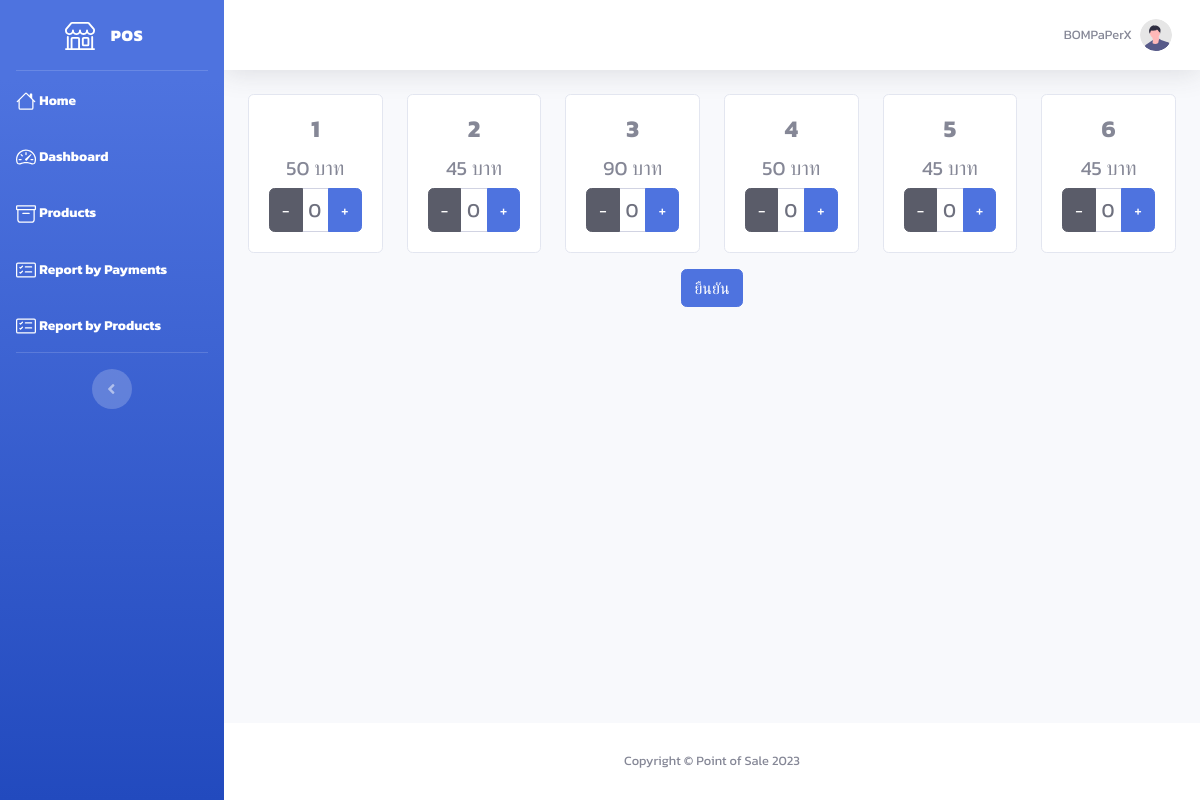
Before: /index.php (signed in) with the older database file.
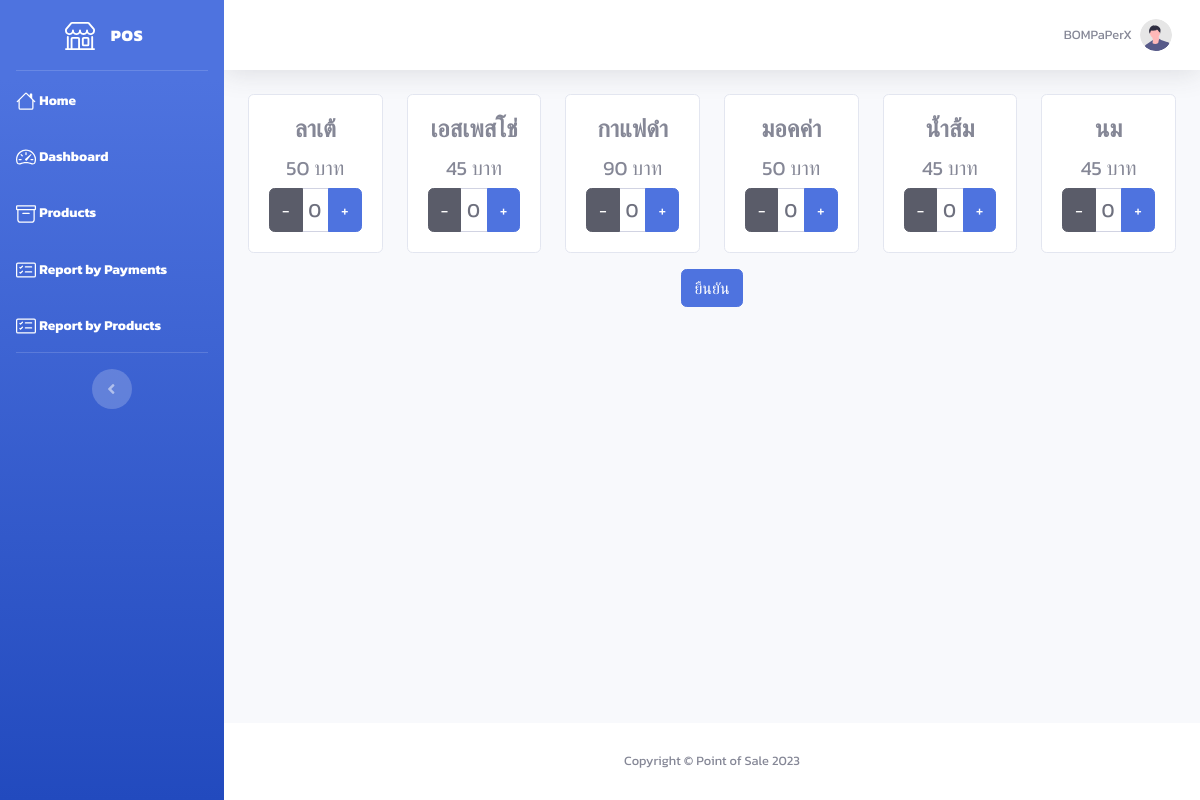
After: the same page with the newer database file.
### tables this page shows
CREATE TABLE `user` (
  `user_id` int(10) NOT NULL,
  `email` varchar(255) NOT NULL,
  `password` varchar(255) NOT NULL,
  `status` tinyint(1) NOT NULL COMMENT '0=disable\r\n1=enable',
  `firstname` varchar(255) NOT NULL,
  `lastname` varchar(255) NOT NULL,
  `store` varchar(255) NOT NULL,
  `description` text NOT NULL,
  `img_path` text NOT NULL
);

CREATE TABLE `product` (
  `product_id` int(10) NOT NULL,
  `type_id` int(10) NOT NULL,
  `user_id` int(10) NOT NULL,
  `name` varchar(255) NOT NULL,
  `description` text NOT NULL,
  `price` int(10) NOT NULL,
  `discount` int(10) NOT NULL
);

### index.php (the view, shortened to what this page needs)
<!DOCTYPE html>
<html lang="en">
<?php
require 'include/connect.php';
include 'include/header.php';
$user_id = $_SESSION['user_id'];
$product_data = $connect->prepare("SELECT * FROM product INNER JOIN type ON product.type_id = type.type_id WHERE user_id = '$user_id'");
$product_data->execute();
$row_product = $product_data->fetchAll(PDO::FETCH_ASSOC);
?>
<body id="page-top">
    <div id="wrapper">
        <?php include 'include/sidebar.php'; ?>
        <div id="content-wrapper" class="d-flex flex-column">
            <div id="content">
                <?php include 'include/topbar.php'; ?>
                <div class="container-fluid">
                    <form id="insert_record_form">
                        <div class="row">
                            <?php
                            $i = 0;
                            foreach ($row_product as $row) {
                            ?>
                                <div class="col-sm-6 col-md-4 col-lg-3 col-xl-2 text-center mb-3">
                                    <div class="card">
                                        <div class="card-body">
                                            <h4 class="card-title font-weight-bold"><?= $row['name'] ?></h4>
                                            <h5 class="card-text"><?= $row['price'] - $row['discount'] ?> บาท</h5>
                                            <div class="input-group">
                                                <div class="input-group-prepend">
                                                    <button type="button" class="btn btn-dark" onclick="decreaseQuantity<?= $i += 1 ?>()">-</button>
                                                </div>
                                                <input type="number" name="quantity<?= $i ?>" id="quantity<?= $i ?>" value="0" class="form-control" style="padding: 0px; font-size: 20px; text-align: center;">
                                                <div class="input-group-append">
                                                    <button type="button" class="btn btn-primary" onclick="increaseQuantity<?= $i ?>()">+</button>
                                                </div>
                                            </div>
                                        </div>
                                    </div>
                                </div>
                            <?php
                            }
                            ?>
                        </div>
                        <?php
                        if ($product_data->rowCount() > 0) {
                        ?>
                            <div class="d-flex justify-content-center align-items-center">
                                <button type="submit" class="btn btn-primary">ยืนยัน</button>
                            </div>
                        <?php
                        }
                        ?>
                    </form>
                </div>
            </div>
            <?php include 'include/footer.php'; ?>
        </div>
    </div>
</body>
</html>

### include/header.php (shortened to what this page needs)
<head>
    <link href="vendor/fontawesome-free/css/all.min.css" rel="stylesheet" type="text/css">
    <link href="css/sb-admin-2.min.css" rel="stylesheet">
    <link href="vendor/datatables/dataTables.bootstrap4.min.css" rel="stylesheet">
    <link rel="stylesheet" href="https://cdn.jsdelivr.net/npm/sweetalert2@11/dist/sweetalert2.min.css">
</head>

### include/sidebar.php (shortened to what this page needs)
<ul class="navbar-nav bg-gradient-primary sidebar sidebar-dark accordion" id="accordionSidebar">
    <a class="sidebar-brand d-flex align-items-center justify-content-center" href="index.php">
        <div class="sidebar-brand-icon">
        </div>
        <div class="sidebar-brand-text mx-3">POS</sup></div>
    </a>
    <hr class="sidebar-divider my-0">
    <li class="nav-item active">
        <a class="nav-link" href="index.php">
            <span>Home</span>
        </a>
    </li>
    <li class="nav-item active">
        <a class="nav-link" href="dashboard.php">
            <span>Dashboard</span>
        </a>
    </li>
    <li class="nav-item active">
        <a class="nav-link" href="product.php">
            <span>Products</span>
        </a>
    </li>
    <li class="nav-item active">
        <a class="nav-link" href="report_payment.php">
            <span>Report by Payments</span>
        </a>
    </li>
    <li class="nav-item active">
        <a class="nav-link" href="report_product.php">
            <span>Report by Products</span>
        </a>
    </li>
    <hr class="sidebar-divider">
    <div class="text-center d-none d-md-inline">
        <button class="rounded-circle border-0" id="sidebarToggle"></button>
    </div>
</ul>

### include/topbar.php (shortened to what this page needs)
<?php
if (isset($_SESSION['user_id'])) {
    $user_id = $_SESSION['user_id'];
    $profile = $connect->prepare("SELECT * FROM user WHERE user_id = :user_id");
    $profile->bindParam(":user_id", $user_id);
    $profile->execute();
    $row_profile = $profile->fetch(PDO::FETCH_ASSOC);
} else {
    $admin_id = $_SESSION['admin_id'];
    $profile = $connect->prepare("SELECT * FROM admin WHERE admin_id = :admin_id");
    $profile->bindParam(":admin_id", $admin_id);
    $profile->execute();
    $row_profile = $profile->fetch(PDO::FETCH_ASSOC);
}
?>
<nav class="navbar navbar-expand navbar-light bg-white topbar mb-4 static-top shadow">
    <ul class="navbar-nav ml-auto">
        <li class="nav-item dropdown no-arrow">
            <a class="nav-link dropdown-toggle" href="#" id="userDropdown" role="button" data-toggle="dropdown" aria-haspopup="true" aria-expanded="false">
                <span class="mr-2 d-none d-lg-inline text-gray-600 small"><?= isset($_SESSION['user_id']) ? $row_profile['store'] : $row_profile['firstname'] . ' ' . $row_profile['lastname'] ?></span>
                <img class="img-profile rounded-circle" src="../img/undraw_profile.svg">
            </a>
        </li>
    </ul>
</nav>

### include/footer.php
<footer class="sticky-footer bg-white">
    <div class="container my-auto">
        <div class="copyright text-center my-auto">
            <span>Copyright &copy; Point of Sale 2023</span>
        </div>
    </div>
</footer>

### include/header.php (style rules this page uses)
body { font-family: 'Kanit', sans-serif; }

Changed rows visible on the page:
changed product: name "1" → "ลาเต้"
changed product: name "2" → "เอสเพสโช่"
changed product: name "3" → "กาแฟดำ"
changed product: name "4" → "มอคค่า"
changed product (number 5 of 6 on the later page): name "5" → "น้ำส้ม"
changed product (number 6 of 6 on the later page): name "6" → "นม"
